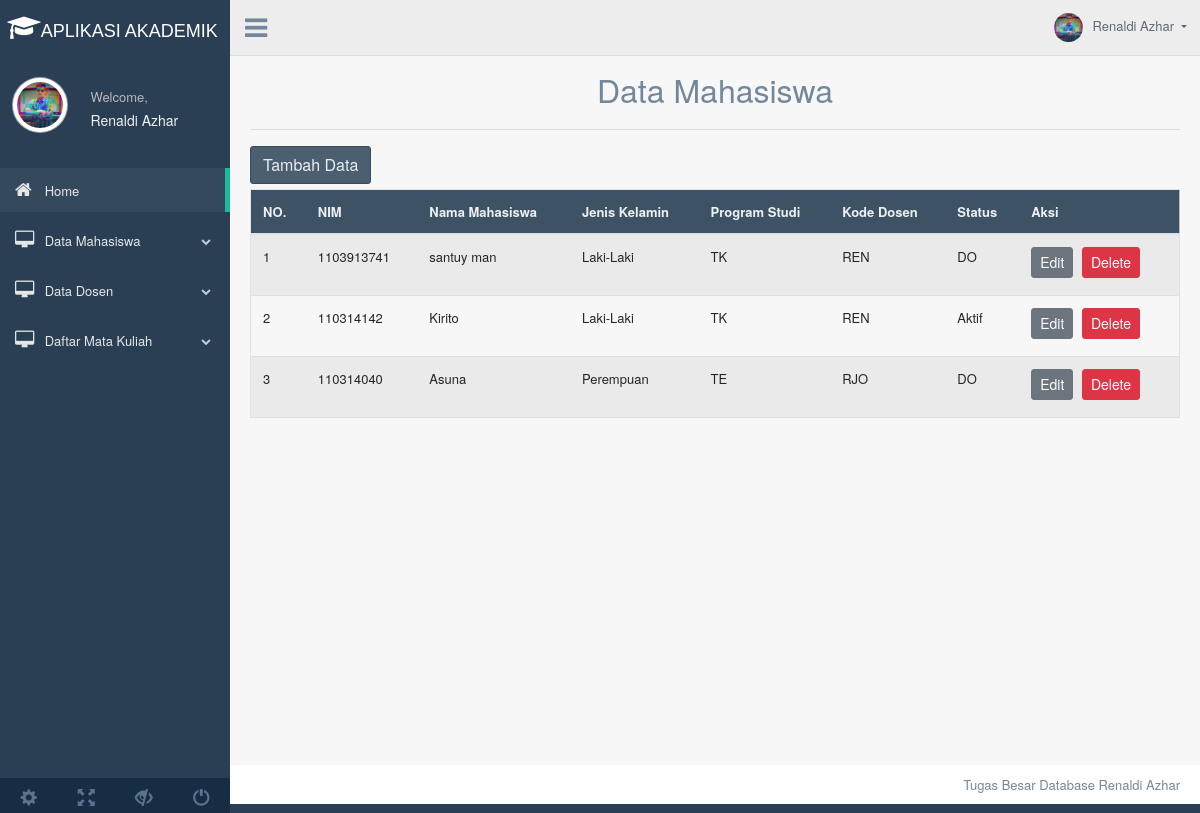
Screenshot of /index.php?page=tampil_mhs with the database file from the repository.
### tables this page shows
CREATE TABLE `mahasiswa` (
  `NIM` bigint(20) NOT NULL,
  `ID_PROGRAM_STUDI` varchar(2) DEFAULT NULL,
  `KODE_DOSEN` varchar(3) DEFAULT NULL,
  `NAMA_MAHASISWA` varchar(50) DEFAULT NULL,
  `JENIS_KELAMIN` varchar(20) DEFAULT NULL,
  `STATUS` varchar(20) DEFAULT NULL
);

### tampil.php (the view, shortened to what this page needs)
<?php
include('config.php');
?>
	<div class="container" style="margin-top:20px">
		<center><font size="6">Data Mahasiswa</font></center>
		<hr>
		<a href="index.php?page=tambah_mhs"><button class="btn btn-dark right">Tambah Data</button></a>
		<div class="table-responsive">
		<table class="table table-striped jambo_table bulk_action">
			<thead>
				<tr>
					<th>NO.</th>
					<th>NIM</th>
					<th>Nama Mahasiswa</th>
					<th>Jenis Kelamin</th>
					<th>Program Studi</th>
					<th>Kode Dosen</th>
					<th>Status</th>
					<th>Aksi</th>
				</tr>
			</thead>
			<tbody>
				<?php
				$sql = mysqli_query($koneksi, "SELECT * FROM mahasiswa ORDER BY NIM DESC") or die(mysqli_error($koneksi));
				if(mysqli_num_rows($sql) > 0){
					$no = 1;
					while($data = mysqli_fetch_assoc($sql)){
						echo '
						<tr>
							<td>'.$no.'</td>
							<td>'.$data['NIM'].'</td>
							<td>'.$data['NAMA_MAHASISWA'].'</td>
							<td>'.$data['JENIS_KELAMIN'].'</td>
							<td>'.$data['ID_PROGRAM_STUDI'].'</td>
							<td>'.$data['KODE_DOSEN'].'</td>
							<td>'.$data['STATUS'].'</td>
							<td>
								<a href="index.php?page=edit_mhs&Nim='.$data['NIM'].'" class="btn btn-secondary btn-sm">Edit</a>
								<a href="delete.php?Nim='.$data['NIM'].'" class="btn btn-danger btn-sm" onclick="return confirm(\'Yakin ingin menghapus data ini?\')">Delete</a>
							</td>
						</tr>
						';
						$no++;
					}
				}else{
					echo '
					<tr>
						<td colspan="6">Tidak ada data.</td>
					</tr>
					';
				}
				?>
		</table>
	</div>
	</div>

### index.php (shortened to what this page needs)
<!DOCTYPE html>
<html lang="en">
  <head>
    <link href="assets/bootstrap/dist/css/bootstrap.min.css" rel="stylesheet">
    <link href="assets/font-awesome/css/font-awesome.min.css" rel="stylesheet">
    <link href="assets/nprogress/nprogress.css" rel="stylesheet">
    <link href="assets/iCheck/skins/flat/green.css" rel="stylesheet">
    <link href="assets/bootstrap-progressbar/css/bootstrap-progressbar-3.3.4.min.css" rel="stylesheet">
    <link href="assets/css/custom.min.css" rel="stylesheet">
  </head>
  <body class="nav-md">
    <div class="container body">
      <div class="main_container">
        <div class="col-md-3 left_col">
          <div class="left_col scroll-view">
            <div class="navbar nav_title" style="border: 0;">
            <center>
            &nbsp; <a href="index.php" class="fa fa-mortar-board fa-2x" style="color:#fff;"><span><font size="4.95" color="white" face="Helvetica">APLIKASI AKADEMIK</font></span></a>
            </center>
            </div>
            <div class="profile clearfix">
              <div class="profile_pic">
                <img src="assets/images/image.jpg" alt="..." class="img-circle profile_img">
              </div>
              <div class="profile_info">
                <span>Welcome,</span>
                <h2>Renaldi Azhar</h2>
              </div>
            </div>
            <br />
            <div id="sidebar-menu" class="main_menu_side hidden-print main_menu">
              <div class="menu_section">
                <ul class="nav side-menu">
                  <li><a href="index.php"><i class="fa fa-home"></i> Home <span class="fa fa-chevron"></span></a>
                  </li>
                  <li><a href="#"><i class="fa fa-desktop"></i> Data Mahasiswa <span class="fa fa-chevron-down"></span></a>
                  </li>
                  <li><a><i class="fa fa-desktop"></i> Data Dosen <span class="fa fa-chevron-down"></span></a>
                  </li>
                  <li><a><i class="fa fa-desktop"></i> Daftar Mata Kuliah <span class="fa fa-chevron-down"></span></a>
                  </li>
                </ul>
              </div>
            </div>
            <div class="sidebar-footer hidden-small">
              <a data-toggle="tooltip" data-placement="top" title="Settings" href="#">
                <span class="glyphicon glyphicon-cog" aria-hidden="true"></span>
              </a>
              <a data-toggle="tooltip" data-placement="top" title="FullScreen" href="#">
                <span class="glyphicon glyphicon-fullscreen" aria-hidden="true"></span>
              </a>
              <a data-toggle="tooltip" data-placement="top" title="Lock" href="#">
                <span class="glyphicon glyphicon-eye-close" aria-hidden="true"></span>
              </a>
              <a data-toggle="tooltip" data-placement="top" title="Logout" href="login.php">
                <span class="glyphicon glyphicon-off" aria-hidden="true"></span>
              </a>
            </div>
          </div>
        </div>
        <div class="top_nav">
          <div class="nav_menu">
              <div class="nav toggle">
                <a id="menu_toggle"><i class="fa fa-bars"></i></a>
              </div>
              <nav class="nav navbar-nav">
              <ul class=" navbar-right">
                <li class="nav-item dropdown open" >
                  <a href="#" class="user-profile dropdown-toggle" aria-haspopup="true" id="navbarDropdown" data-toggle="dropdown" aria-expanded="false">
                    <img src="assets/images/image.jpg" alt="">Renaldi Azhar
                  </a>
                </li>
              </ul>
            </nav>
          </div>
        </div>
        <div class="right_col" role="main">
      <?php
      $queries = array();
      parse_str($_SERVER['QUERY_STRING'], $queries);
      switch ($queries['page']) {
      	case 'tampil_mhs':
      		include 'tampil.php';
      		break;
        }
        ?>
        </div>
        <footer>
          <div class="pull-right">
            Tugas Besar Database Renaldi Azhar
          </div>
          <div class="clearfix"></div>
        </footer>
      </div>
    </div>
  </body>
</html>

### rows the page displays
mahasiswa: NIM "1103913741", NAMA_MAHASISWA "santuy man", JENIS_KELAMIN "Laki-Laki", ID_PROGRAM_STUDI "TK", KODE_DOSEN "REN", STATUS "DO"
mahasiswa: NIM "110314142", NAMA_MAHASISWA "Kirito", JENIS_KELAMIN "Laki-Laki", ID_PROGRAM_STUDI "TK", KODE_DOSEN "REN", STATUS "Aktif"
mahasiswa: NIM "110314040", NAMA_MAHASISWA "Asuna", JENIS_KELAMIN "Perempuan", ID_PROGRAM_STUDI "TE", KODE_DOSEN "RJO", STATUS "DO"
